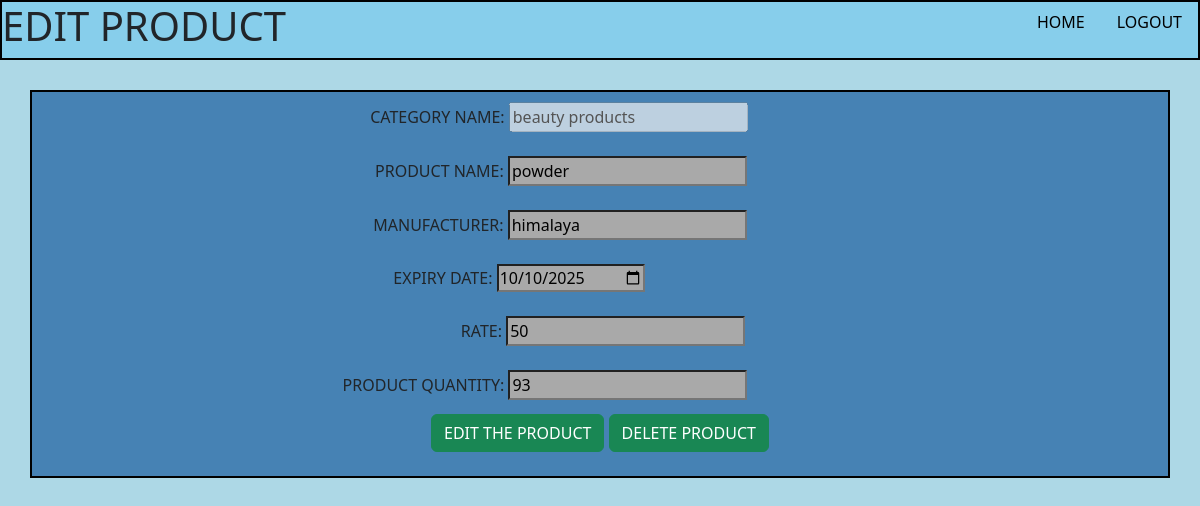
/admin/product/edit/1 (signed in), run on the app's committed database.
### models_grocery_login.py (models this page shows)
class Category(db.Model):
    category_id=db.Column(db.Integer(),autoincrement=True, primary_key=True)
    category_name=db.Column(db.String(),unique=True,nullable=False)
    prod=db.relationship('Product',backref="item")

class Product(db.Model):
    product_id=db.Column(db.Integer(),autoincrement=True, primary_key=True)
    product_name=db.Column(db.String(),nullable=False,unique=True)
    product_quantity=db.Column(db.Integer(),nullable=False)
    product_rate=db.Column(db.Integer(),nullable=False)
    product_manufacture=db.Column(db.String(),nullable=False)
    product_expirydate=db.Column(db.Date(),nullable=False)
    product_category=db.Column(db.Integer(),db.ForeignKey('category.category_id'),nullable=False)
    product_order=db.relationship('Order',backref="ord")

### grocery_app_login_api.py (the view, shortened to what this page needs)
@app.route("/admin/product/edit/<int:product_id>", methods=["GET", "POST"])
@login_required
def edit_product(product_id):
    if request.method=='GET' and current_user.role=='admin':
        prod=Product.query.filter_by(product_id=product_id).first()
        cat=Category.query.filter_by(category_id=prod.product_category).first()
        return render_template('product_edit.html',prod=prod,cat=cat)

### grocery_app_login_api.py (called while the page is built)
@login_manager.user_loader
def load_user(user_id):
    return Users.query.get(user_id)

### templates/product_edit.html (shortened to what this page needs)
<!DOCTYPE html>
<html lang="en">
<head>
  <link href="https://cdn.jsdelivr.net/npm/bootstrap@5.3.0-alpha1/dist/css/bootstrap.min.css" rel="stylesheet">
</head>
<body style="background-color: lightblue;">
  <div style='border:2px solid black;background-color: skyblue;' class="d-flex justify-content-between">
    <div style="justify-content:flex-start">
      <h1 style="display:inline-block">EDIT PRODUCT</h1>
    </div>
    <ul class="nav justify-content-end">
      <li class="nav-item">
        <a class="nav-link" href="/admin/home">HOME</a>
      </li>
      <li class="nav-item">
        <a class="nav-link" href="/logout">LOGOUT</a>
      </li>
    </ul>
  </div>
  <div class="container text-center" style="position:relative;top:30px">
    <div class="row" style="background-color: steelblue;" >
      <div style='border:2px solid black'class="col">
        <form action="/admin/product/edit/{{ prod.product_id }}" method="POST" id="create-screen-form">
          <div style='position:relative;top:10px;left:-41px'>
            <label> CATEGORY NAME:</label>
            <input type="text" name="category_name" value= '{{ cat.category_name }}' disabled />
          </div>
          <br>
          <div style='position:relative;top:10px;left:-39px'>
            <label> PRODUCT NAME:</label>
            <input type="text" name="product_name" value= '{{ prod.product_name }}' style="background-color: darkgrey;" required />
          </div>
          <br>
          <div style='position:relative;top:10px;left:-40px'>
            <label>MANUFACTURER:</label>
            <input type="text" name="product_manufacture" value= '{{ prod.product_manufacture }}' style="background-color: darkgrey;" required />
          </div>
          <br>
          <div style='position:relative;top:10px;left:-81px'>
            <label>EXPIRY DATE:</label>
            <input type="date" name="product_expirydate" value= '{{ prod.product_expirydate }}' style="background-color: darkgrey;" required/>
          </div>
          <br>
          <div style='position:relative;top:10px;left:3px'>
            <label>RATE:</label>
            <input type="number" name="product_rate" value= '{{ prod.product_rate }}' style="background-color: darkgrey;" required />
          </div>
          <br>
          <div style='position:relative;top:10px;left:-55px'>
            <label>PRODUCT QUANTITY:</label>
            <input type="number" name="product_quantity" value= '{{ prod.product_quantity }}' style="background-color: darkgrey;" required />
          </div>
          <br>
          <div>
            <input type="submit" class="btn btn-success" value = "EDIT THE PRODUCT">
            <a href="/product/delete/conf/{{ prod.product_id }}" class="btn btn-success">DELETE PRODUCT</a>
          </div>
          <br>
        </form>
      </div>
    </div>
  </div>
</body>
</html>

### templates/product_edit.html (style rules this page uses)
.nav-link { color:black }

### data on the page
Category: category_name "beauty products"
Product: product_name "powder", product_manufacture "himalaya", product_expirydate "10/10/2025", product_rate "50", product_quantity "93"
